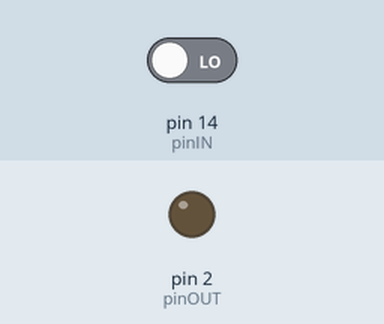
Simulated run of this sketch. Board: Arduino Uno, built with avr-gcc and run on an emulated ATmega328P. Shown: output pins drawn as LEDs (lit = HIGH). Inputs (shaded band) come from the test bench; at power-on: pin 14 (pinIN) LOW.

Above: at 1.2 s.
1.3 s: pin 14 (pinIN) driven HIGH
At 4.1 s:
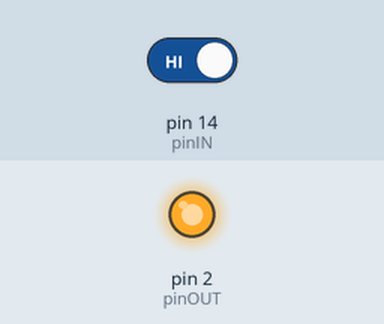
4.3 s: pin 14 (pinIN) driven LOW
At 5.4 s:
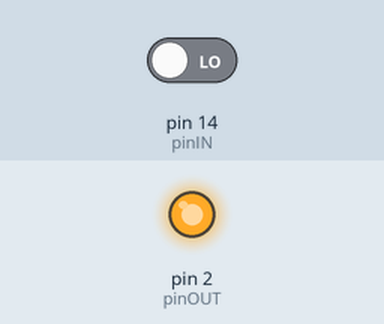
Timing chart, 0 to 7.3 s (numbered marks = the images above; inputs shaded):
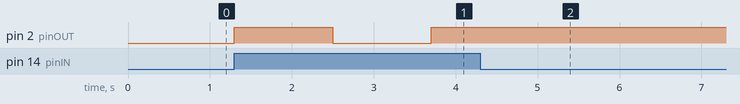

Measured:
- after the input at 1.3 s, pin 2 (pinOUT): LOW → HIGH at once, → LOW 1.2 s later, → HIGH 1.2 s later
- after the input at 4.3 s, pin 2 (pinOUT): stops changing and stays HIGH

The sketch:

hand.ino
```cpp
int pinIN=14;
int pinOUT=2;
int count=0;
int value=0;
void setup()
{
  pinMode(pinIN, INPUT);
  pinMode(pinOUT, OUTPUT);
}
void loop()
{

  value=digitalRead(pinIN);
  if(value==HIGH)
  {
     count++;

     if(count==2)
      {
       digitalWrite(pinOUT, LOW);
       count=0;
       delay(1200);
      }
     else
      {
       digitalWrite(pinOUT, HIGH);
       delay(1200);
      }

  }
}
```
